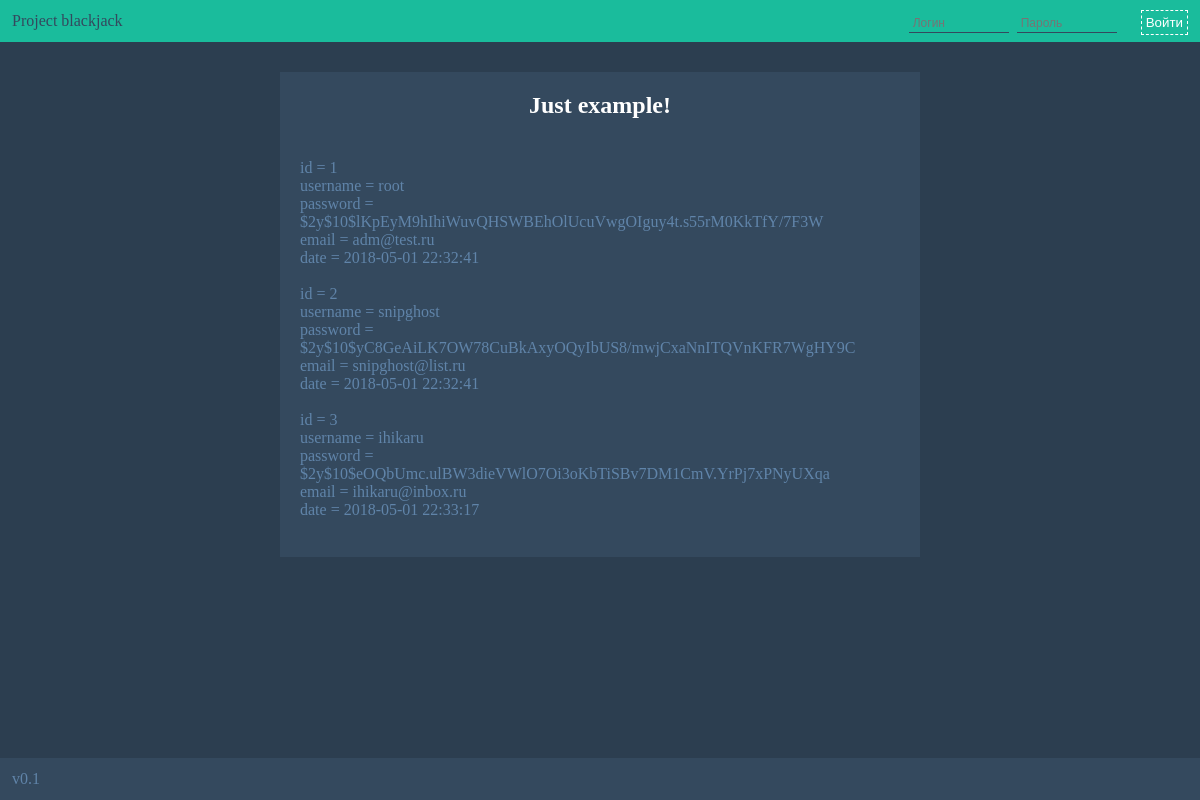
The page / on the database its author committed.
### tables this page shows
CREATE TABLE `users` (
  `id` int(11) NOT NULL,
  `username` varchar(32) NOT NULL,
  `password` varchar(64) NOT NULL,
  `email` varchar(64) NOT NULL,
  `date` datetime NOT NULL DEFAULT CURRENT_TIMESTAMP
);

### etc/routes.php (called while the page is built)
<?php
return array(
	''       => ['MainController', 'actionIndex'],
	'tables' => ['MainController', 'actionTables'],
	'test' => ['TestController', 'actionIndex'],
	'db'            => ['DBController', 'actionIndex'],
	'db/insert'     => ['DBController', 'actionInsert'],
	'db/insertmany' => ['DBController', 'actionInsertMany'],
	'db/select'     => ['DBController', 'actionSelect'],
	'db/update'     => ['DBController', 'actionUpdate'],
	'db/delete'     => ['DBController', 'actionDelete'],
	'db/truncate'   => ['DBController', 'actionTruncate'],
	'500' => ['FAKE_CONTROLLER', 'actionFake'],
);

### engine/View.php (called while the page is built, shortened)
<?php
class View
{
	public function display($page = null)
	{
		$this->verifyPageData($page);
		extract($page);
		include(ROOT."templates/$template");
	}
}

### controllers/MainController.php (called while the page is built, shortened)
<?php
include_once(ROOT.'models/MainModel.php');
class MainController extends Controller
{
	public function __construct()
	{
		$this->view = new View();
		$this->model = new MainModel();
	}
	public function actionIndex()
	{
		$data = $this->model->getData();
		$page = array(
			'content' => 'main/IndexView.php',
			'data' => $data,
		);
		$this->view->display($page);
	}
}

### index.php (called while the page is built, shortened)
<?php
require_once(ROOT.'engine/Model.php');
require_once(ROOT.'engine/View.php');
require_once(ROOT.'engine/Router.php');
require_once(ROOT.'engine/DBConnection.php');
require_once(ROOT.'engine/Session.php');
require_once(ROOT.'engine/User.php');
$session = Session::getInstance();
try {
	$db = new DBConnection(HOSTNAME, USERNAME, PASSWORD, DATABASE);
} catch (DataBaseException $e) {
	include(ROOT.'etc/error.php');
	exit();
}
[$user, $login_err] = User::authentication($session, $db);
$router = new Router();
try {
	$router->run();
} catch (RoutingException $e) {
	include(ROOT.'etc/error.php');
}

### engine/Session.php (called while the page is built, shortened)
<?php
class Session
{
    public function __isset($name)
    {
        return isset($_SESSION[$name]);
    }
}

### engine/User.php (called while the page is built, shortened)
<?php
class User
{
	public static function authentication(Session &$session, DBConnection &$db)
	{
		$msg = '';
		return [NULL, $msg];
	}
}

### engine/Model.php (called while the page is built, shortened)
<?php
class Model
{
	public function __construct()
	{
		global $db;
		$this->db = $db;
	}
}

### engine/DBConnection.php (called while the page is built, shortened)
<?php
class DBConnection
{
	public $mysqli;
	public function connect($host, $user, $password, $dbName)
	{
		$this->mysqli = new mysqli($host, $user, $password, $dbName);
	}
	public function query($query)
	{
		if ($result = $this->mysqli->query($query)) {
			if (gettype($result) != "boolean") {
				$num = 0;
				$data = array();
				while ($row = $result->fetch_assoc()) {
					$data[$num++] = $row;
				}
				return $data;
			}
			return $result;
		} else {
			throw new DataBaseException('Error while requesting', 500);
		}
	}
	public function escape(string $str)
	{
		return $this->mysqli->real_escape_string($str);
	}
	public function select($table, $keys = '*', $where = '', $order = '', $limit = 0)
	{
		$query = 'SELECT ';
		if ($keys === '*' || $keys === '') {
			$query .= '* FROM ';
		} else {
			$query .= implode(', ', $keys).' FROM ';
		}
		$table = $this->escape($table);
		$query .= $table;
		return $this->query($query);
	}
}

### models/MainModel.php (called while the page is built, shortened)
<?php
class MainModel extends Model
{
	public function getData()
	{
		return $this->db->select('users', '*');
	}
}

### views/main/IndexView.php (the view)
<div class="box">
	<center><h2>Just example!</h2></center>
	<?php
		if ($data) {
			foreach ($data as $row) {
				foreach ($row as $key => $value) {
					echo $key.' = '.$value.'<br>';
				}
				echo '<br>';
			}
		}
	?>
</div>

### engine/Router.php (shortened to what this page needs)
<?php
class Router
{
	private $routes;
	public function __construct()
	{
		$routesPath = ROOT.'etc/routes.php';
		$this->routes = include($routesPath);
	}
	private function parseURI()
	{
		if (!empty($_SERVER['REQUEST_URI'])) {
			$path = strtok($_SERVER['REQUEST_URI'], '?');
			return trim(str_replace(BASE_URI, '', $path), '/');
		}
	}
	public function run()
	{
		$uri = $this->parseURI();
		if (array_key_exists($uri, $this->routes)) {
			$controllerName = $this->routes[$uri][0];
			$actionName = $this->routes[$uri][1];
			try {
				$controllerObject = new $controllerName;
			} catch (Error $e) {
				throw new RoutingException('Class "'.$controllerName.'" not found', 500);
			}
			try {
				$result = $controllerObject->$actionName();
			} catch (Error $e) {
				throw new RoutingException('Action "'.$actionName.'" not found', 500);
			}
		} else {
			throw new RoutingException('No route: '.$uri, 404);
		}
	}
}

### templates/default.php (shortened to what this page needs)
<html>
<head>
	<link rel="stylesheet" type="text/css" href="/<?=BASE_URI?>css/style.css" />
</head>
<body>
	<div class="header panel">
		<span class="panel-text">Project blackjack</span>
		<?php include('templates/login.php'); ?>
	</div>
	<div class="wrapper">
		<?php if ($content != '') include(ROOT."views/$content"); ?>
	</div>
	<div class="footer panel">
		<span class="panel-text"><?=VERSION?></span>
	</div>
</body>
</html>

### templates/login.php (shortened to what this page needs)
<?php global $user, $login_err; if (is_null($user)): ?>
	<form class="login-panel" action="" method="POST">
		<input name="username" placeholder="Логин" type="text"/>
		<input name="password" placeholder="Пароль" type="password"/>
		<button name="login" type="submit">Войти</button>
	</form>
<?php endif ?>

### css/style.css (style rules this page uses)
* { margin: 0; padding: 0; }
body { background-color: #2c3e50; color: #fff; }
h2 { color: #fff; margin-bottom: 40px; }
.panel { width: 100%; height: 30px; padding-top: 12px; }
.header { background-color: #1abc9c; color: #34495e; }
.footer { background-color: #34495e; color: #6084a9; }
.panel-text { margin-left: 12px; }
.login-panel { float: right; margin-right: 12px; margin-top: -2px; }
.login-panel input { max-width: 100px; background: transparent; padding: 2px 4px; border: 0; border-bottom: 1px solid #34495e; font-size: 12px; margin-left: 4px; color: #34495e; }
.login-panel button { display: inline-block; margin-left: 20px; padding: 4px; border: 1px dashed #fff; background-color: transparent; color: #fff; text-decoration: none; }
.wrapper { width: 100vw; min-height: calc(100vh - 60px - 54px); }
.box { padding: 20px; width: 600px; left: 0; right: 0; margin: auto; margin-top: 30px; margin-bottom: 30px; background-color: #34495e; color: #6084a9; }

### rows shown on the page
users: key "id", id "1", key "username", username "root", key "password", password "$2y$10$lKpEyM9hIhiWuvQHSWBEhOlUcuVwgOIguy4t.s55rM0KkTfY/7F3W", key "email", email "adm@test.ru", key "date", date "2018-05-01 22:32:41"
users: key "id", id "2", key "username", username "snipghost", key "password", password "$2y$10$yC8GeAiLK7OW78CuBkAxyOQyIbUS8/mwjCxaNnITQVnKFR7WgHY9C", key "email", email "snipghost@list.ru", key "date", date "2018-05-01 22:32:41"
users: key "id", id "3", key "username", username "ihikaru", key "password", password "$2y$10$eOQbUmc.ulBW3dieVWlO7Oi3oKbTiSBv7DM1CmV.YrPj7xPNyUXqa", key "email", email "ihikaru@inbox.ru", key "date", date "2018-05-01 22:33:17"

### other values the page prints
VERSION "v0.1"
